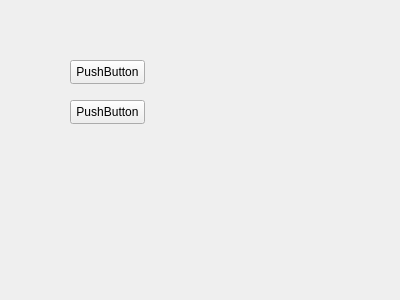
<?xml version="1.0" encoding="UTF-8"?>
<ui version="4.0">
 <class>AnalysiWindow</class>
 <widget class="QWidget" name="AnalysiWindow">
  <property name="geometry">
   <rect>
    <x>0</x>
    <y>0</y>
    <width>400</width>
    <height>300</height>
   </rect>
  </property>
  <property name="windowTitle">
   <string>AnalysisWindow</string>
  </property>
  <widget class="QPushButton" name="pushButton">
   <property name="geometry">
    <rect>
     <x>70</x>
     <y>60</y>
     <width>75</width>
     <height>24</height>
    </rect>
   </property>
   <property name="text">
    <string>PushButton</string>
   </property>
  </widget>
  <widget class="QPushButton" name="pushButton_2">
   <property name="geometry">
    <rect>
     <x>70</x>
     <y>100</y>
     <width>75</width>
     <height>24</height>
    </rect>
   </property>
   <property name="text">
    <string>PushButton</string>
   </property>
  </widget>
 </widget>
 <resources/>
 <connections/>
</ui>
